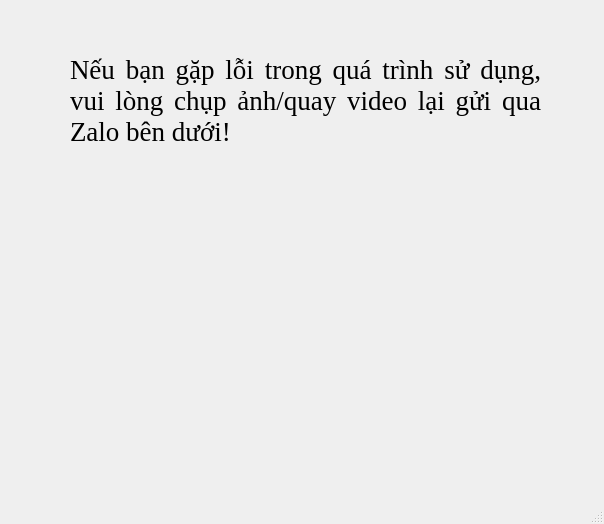
<?xml version="1.0" encoding="UTF-8"?>
<ui version="4.0">
 <class>MainWindow</class>
 <widget class="QMainWindow" name="MainWindow">
  <property name="geometry">
   <rect>
    <x>0</x>
    <y>0</y>
    <width>604</width>
    <height>524</height>
   </rect>
  </property>
  <property name="windowTitle">
   <string>MainWindow</string>
  </property>
  <widget class="QWidget" name="centralwidget">
   <widget class="QLabel" name="label">
    <property name="geometry">
     <rect>
      <x>70</x>
      <y>20</y>
      <width>471</width>
      <height>161</height>
     </rect>
    </property>
    <property name="font">
     <font>
      <family>Times New Roman</family>
      <pointsize>20</pointsize>
     </font>
    </property>
    <property name="text">
     <string>&lt;html&gt;&lt;head/&gt;&lt;body&gt;&lt;p align=&quot;justify&quot;&gt;Nếu bạn gặp lỗi trong quá trình sử dụng, vui lòng chụp ảnh/quay video lại gửi qua Zalo bên dưới!&lt;/p&gt;&lt;/body&gt;&lt;/html&gt;</string>
    </property>
    <property name="alignment">
     <set>Qt::AlignLeading|Qt::AlignLeft|Qt::AlignVCenter</set>
    </property>
    <property name="wordWrap">
     <bool>true</bool>
    </property>
   </widget>
   <widget class="QLabel" name="label_2">
    <property name="geometry">
     <rect>
      <x>130</x>
      <y>180</y>
      <width>351</width>
      <height>311</height>
     </rect>
    </property>
    <property name="autoFillBackground">
     <bool>false</bool>
    </property>
    <property name="text">
     <string/>
    </property>
    <property name="pixmap">
     <pixmap>image/report.png</pixmap>
    </property>
    <property name="scaledContents">
     <bool>true</bool>
    </property>
   </widget>
  </widget>
  <widget class="QStatusBar" name="statusbar"/>
 </widget>
 <resources/>
 <connections/>
</ui>
